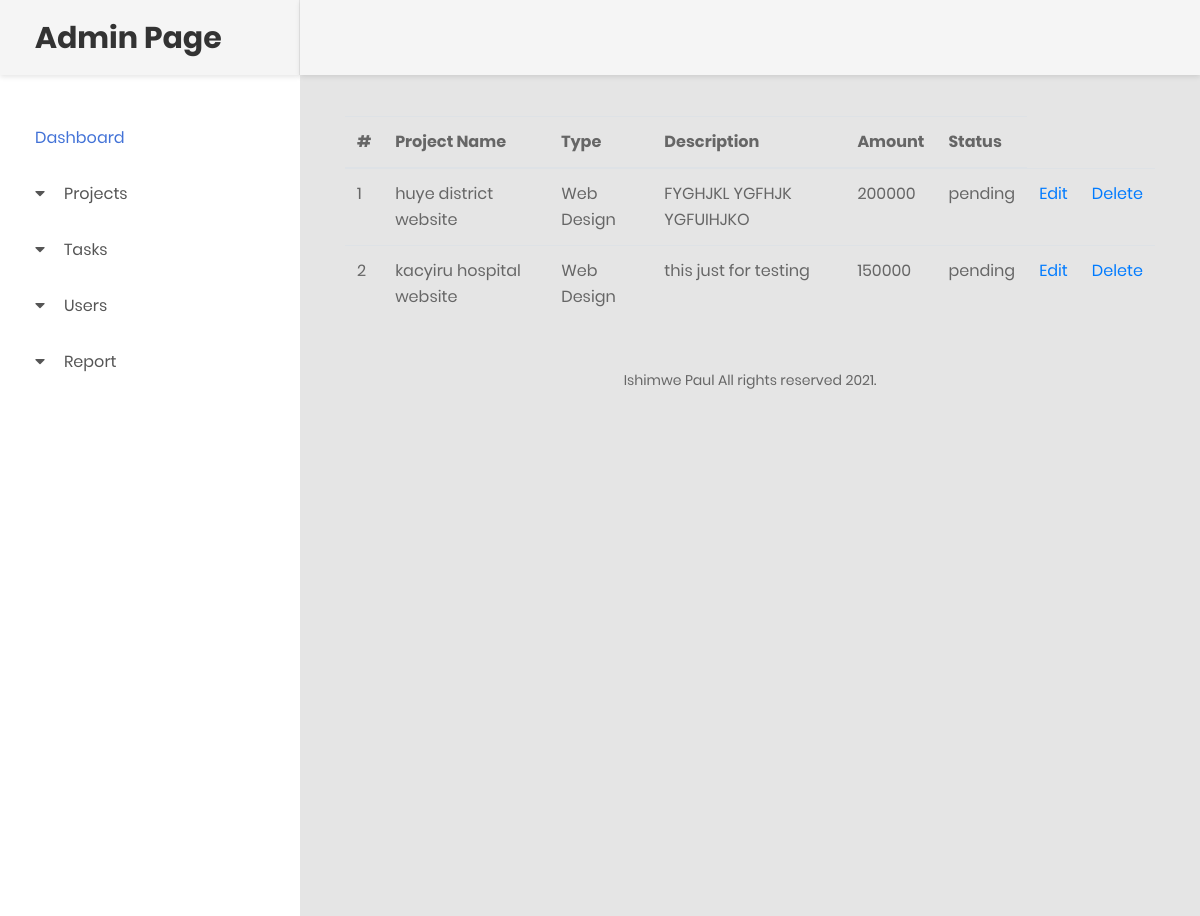
/projects.php (signed in), run on the app's committed database.
### tables this page shows
CREATE TABLE `project` (
  `id` int(123) NOT NULL,
  `proj_name` varchar(123) NOT NULL,
  `proj_type` varchar(123) NOT NULL,
  `proj_description` varchar(123) NOT NULL,
  `amount` int(20) NOT NULL,
  `project_path` varchar(123) NOT NULL,
  `status` varchar(20) NOT NULL
);

### projects.php (the view, shortened to what this page needs)
<?php
include 'connection.php';
$query = "SELECT * FROM `project`";
$data = mysqli_query($connect, "$query");
?>
<!DOCTYPE html>
<html lang="en">
<head>
    <link href="css/font-face.css" rel="stylesheet" media="all">
    <link href="vendor/font-awesome-4.7/css/font-awesome.min.css" rel="stylesheet" media="all">
    <link href="vendor/font-awesome-5/css/fontawesome-all.min.css" rel="stylesheet" media="all">
    <link href="vendor/mdi-font/css/material-design-iconic-font.min.css" rel="stylesheet" media="all">
    <link href="vendor/bootstrap-4.1/bootstrap.min.css" rel="stylesheet" media="all">
    <link href="vendor/animsition/animsition.min.css" rel="stylesheet" media="all">
    <link href="vendor/bootstrap-progressbar/bootstrap-progressbar-3.3.4.min.css" rel="stylesheet" media="all">
    <link href="vendor/wow/animate.css" rel="stylesheet" media="all">
    <link href="vendor/css-hamburgers/hamburgers.min.css" rel="stylesheet" media="all">
    <link href="vendor/slick/slick.css" rel="stylesheet" media="all">
    <link href="vendor/select2/select2.min.css" rel="stylesheet" media="all">
    <link href="vendor/perfect-scrollbar/perfect-scrollbar.css" rel="stylesheet" media="all">
    <link href="css/theme.css" rel="stylesheet" media="all">
</head>
<body class="animsition">
    <div class="page-wrapper">
        <?php include('includes/nav-sidebar.php'); ?>
        <div class="page-container">
            <?php include('includes/header.php');  ?>
            <div class="main-content">
                <div class="section__content section__content--p30">
                    <div class="container-fluid">
                        <div class="row">
                            <div class="col-md-12">
                                <div class="overview-wrap">
                                    <table class="table table-stripe table-hover">
                                        <tbody>
                                            <thead>
                                                <tr>
                                                    <th>#</th>
                                                    <th>Project Name</th>
                                                    <th>Type</th>
                                                    <th>Description</th>
                                                    <th>Amount</th>
                                                    <th>Status</th>
                                                </tr>
                                            </thead>
                                            <?php
                                            $count = 0;
                                            while ($row = mysqli_fetch_array($data)) {
                                                $count++;
                                            ?>
                                                <tr>
                                                    <td><?php echo $count; ?></td>
                                                    <td><?php echo $row[1]; ?></td>
                                                    <td><?php echo $row[2]; ?></td>
                                                    <td><?php echo $row[3]; ?></td>
                                                    <td><?php echo $row[4]; ?></td>
                                                    <td><?php echo $row[6]; ?></td>
                                                    <td align='right'><a href='updateProject.php?id=<?php echo $row[0]; ?>'> Edit</a></td>
                                                    <td align='right'> <a href='deleteDelete.php?id=<?php echo $row[0]; ?>'>Delete</a></td>
                                                </tr>
                                            <?php  }  ?>
                                        </tbody>
                                    </table>
                                </div>
                            </div>
                        </div>
                        <div class="row m-t-25">
                            <div class="col-sm-6 col-lg-3">
                            </div>
                            <div class="col-sm-6 col-lg-3">
                            </div>
                            <div class="col-sm-6 col-lg-3">
                            </div>
                            <div class="col-sm-6 col-lg-3">
                            </div>
                        </div>
                        <?php include('includes/footer.php') ?>
                    </div>
                </div>
            </div>
        </div>
    </div>
</body>
</html>

### data on the page
project: proj_name "huye district website", proj_type "Web Design", proj_description "FYGHJKL YGFHJK YGFUIHJKO", amount "200000", status "pending"
project: proj_name "kacyiru hospital website", proj_type "Web Design", proj_description "this just for testing", amount "150000", status "pending"
